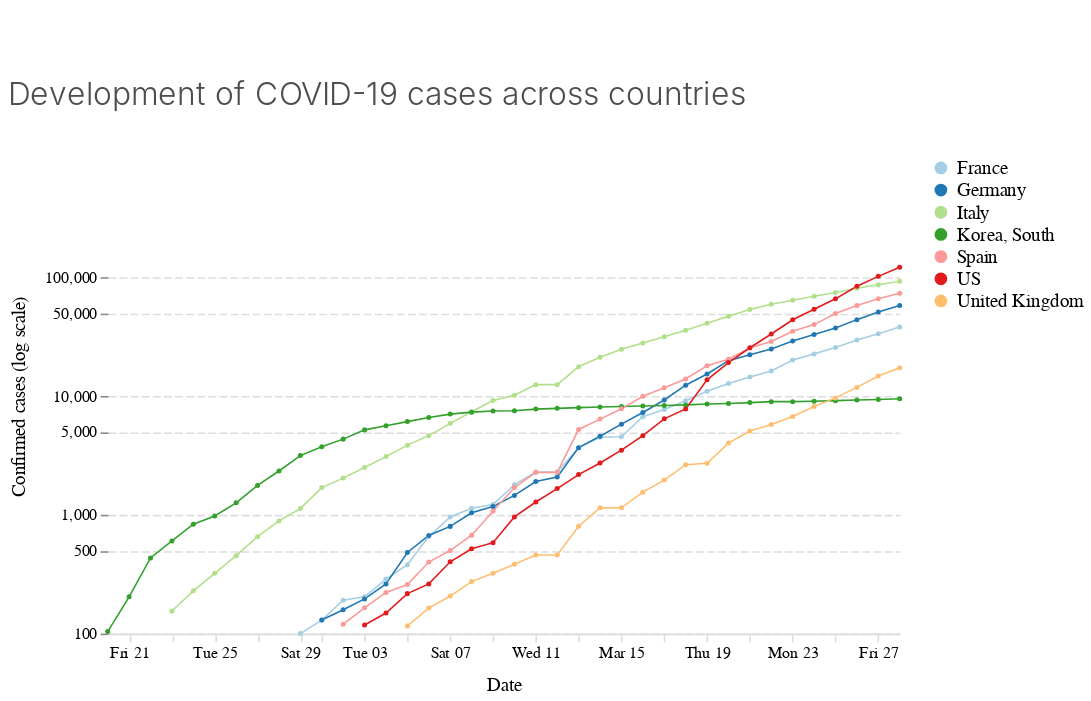

Notebook cell for this chart:
### Code cell
cases_per_day

### Figure 1 — Vega-Lite specification as saved in the notebook (floating-point values rounded to 4 significant figures; data arrays with more than 128 entries replaced by an {"elided": "..."} marker saying what was removed)
{"$schema": "https://vega.github.io/schema/vega-lite/v3.4.0.json", "config": {"area": {"fill": "#1696d2"}, "axisX": {"domain": true, "domainColor": "#DEDDDD", "domainDashOffset": 10, "domainWidth": 1, "grid": false, "labelAngle": 0, "labelFont": "Avenir", "labelFontSize": 10, "tickColor": "#DEDDDD", "titleFont": "Avenir", "titleFontSize": 12, "titleFontWeight": 400, "titlePadding": 10}, "axisY": {"domain": false, "domainDashOffset": 10, "grid": true, "gridColor": "#DEDDDD", "gridDash": [5, 2], "gridWidth": 1, "labelAngle": 0, "labelFont": "Avenir", "labelFontSize": 10, "titleFont": "Avenir", "titleFontSize": 12, "titleFontWeight": 400, "titlePadding": 10}, "bar": {"fill": "#1696d2", "strokeWidth": 0}, "guide-title": {"color": "Monospace", "font": "Avenir", "fontSize": 15}, "header": {"titleFontSize": 12, "titleFontWeight": 400}, "legend": {"labelFont": "Avenir", "labelFontSize": 12, "symbolSize": 50, "symbolType": "circle", "title": "", "titleFont": "Avenir", "titleFontSize": 12}, "line": {"color": "#1696d2", "stroke": "#1696d2", "strokeWidth": 1}, "path": {"stroke": "#1696d2"}, "point": {"filled": true}, "range": {"category": ["#a6cee3", "#1f78b4", "#b2df8a", "#33a02c", "#fb9a99", "#e31a1c", "#fdbf6f", "#ff7f00"], "diverging": ["#cfe8f3", "#a2d4ec", "#73bfe2", "#46abdb", "#1696d2", "#12719e"]}, "text": {"align": "right", "color": "#1696d2", "font": "Avenir", "fontSize": 12, "fontWeight": 400, "size": 11}, "title": {"anchor": "start", "color": "#4d4d4d", "font": "Avenir", "fontSize": 20, "fontWeight": 300, "lineHeight": 100, "offset": 30}, "trail": {"color": "#1696d2", "stroke": "#1696d2"}, "view": {"strokeWidth": 0}}, "data": {"name": "data-2f3e21ff0261c7e65e94f88e8e9a6dce"}, "datasets": {"data-2f3e21ff0261c7e65e94f88e8e9a6dce": {"elided": "207 records"}}, "encoding": {"color": {"field": "country", "type": "nominal"}, "x": {"field": "date", "title": "Date", "type": "temporal"}, "y": {"field": "value", "scale": {"bins": [100, 500, 1000, 5000, 10000, 50000, 100000], "type": "log"}, "title": "Confirmed cases (log scale)", "type": "quantitative"}}, "height": 300, "mark": {"point": {"shape": "circle", "size": 10}, "type": "line"}, "padding": {"bottom": 5, "left": 5, "right": 5, "top": 50}, "title": "Development of COVID-19 cases across countries", "width": 500}
